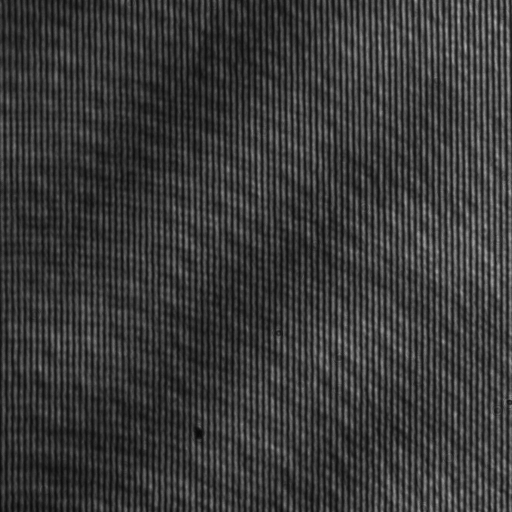
%> input picture Tomography_Phase_Difference/Reference.tif, 1024 x 1024 px (shown at 1/2 size)
$ octave PhaseDifference.m   (GNU Octave 9; MATLAB toolbox functions it lacks are replaced by stand-ins)
%> lines starting %> are read from the running program, lines starting %| are printed output that depends on the picture; in (x1, y1, x2, y2) boxes, pixels count from 0 and x2, y2 are one past the last pixel; in counts of white or black regions, pixels touching at a corner belong together; the program's own positions count from 1
### Tomography_Phase_Difference/Filter.m
function Filtered_Img = Filter( FT_Image, radius )

%     shapeInserter = vision.ShapeInserter('Shape','Circles', 'Fill', true, ...
%                    'FillColor', 'Custom', 'CustomFillColor',  uint8(1));

    Mask_r = zeros(size( FT_Image ));
    % Getting center point
    C1_x = size( FT_Image, 2 ) / 2;
    C1_y = size( FT_Image, 1 ) / 2;

    % Masking right point Circle
    % Finding the next maximum along the center point towards left
    temp = abs(FT_Image);
    [max_value, Index ] = max(temp( C1_y, C1_x + 1: size( FT_Image, 2)));
    C2_x = C1_x + 1+ Index;
    C2_y = C1_y;

    % Drawing circles on mask
    %circles = int32([C2_x C2_y radius]);
    %Mask_r = step( shapeInserter, Mask_r, circles);
    [rr cc] = meshgrid(1:1024);
    Mask_r = sqrt((rr-C2_x).^2+(cc-C2_y).^2)<=radius;
    imshow(Mask_r);

    %Applying mask
    Filtered_Img = FT_Image .* double(Mask_r);
    figure;imshow(Filtered_Img, []); title ('mask');
end

### Tomography_Phase_Difference/unwrap_Gold2_1_modified.m
%phase=double(phase);

%phase=single(phase);
phasefilename = ['D:\abcd1'];
fid=fopen(phasefilename,'wb');
fwrite(fid,phase,'float32');
fclose(fid);

[m,n]=size(phase);

unwrappedfilename = ['D:\abcd3'];
eval(['!unphs6 -input ', phasefilename, ' -output ', ...
    unwrappedfilename, ' -format float -xsize ',num2str(m),' -ysize ', num2str(n)]) ;
fid = fopen(unwrappedfilename, 'rb');
unphase=fread(fid, [m, n],'float32', 'l');
fclose(fid);
u1=unphase;

### Tomography_Phase_Difference/PhaseDifference.m
%%  Ntambaazi Tonny, CIMET: Phase difference  Report Lab 1


% This file uses two other functions that are contained in the folder
% provided
% Please check the filter function which was used for applying masks to the
% to the respective images
% The other useful file in this lab is the "unw_modifed.m" file used for
% unwrapping the phase

%%
clear all; close all; clc;

Reference = imread('Reference.tif');
%> Reference is the input picture: size 1024x1024 uint8; min 6, max 182, mean 56.3
Object    = imread('Object.tif');
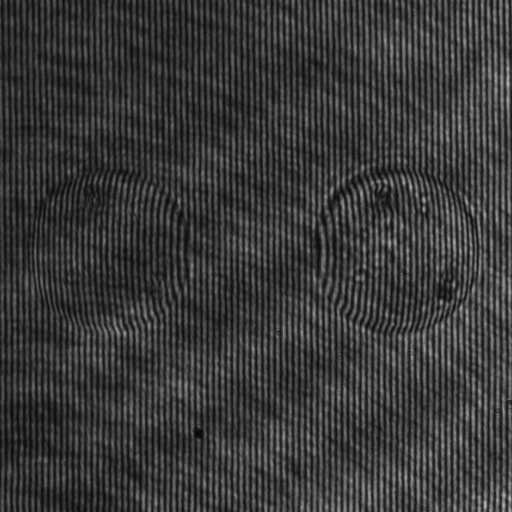
%> input picture Tomography_Phase_Difference/Object.tif, 1024 x 1024 px (shown at 1/2 size)
%> Object is the input picture: size 1024x1024 uint8; min 6, max 193, mean 56.9
radius = 20;

%% Reference image
Ref_FT = fft2(Reference);
Ref_FT = fftshift(Ref_FT);
imagesc(log(abs(Ref_FT)));
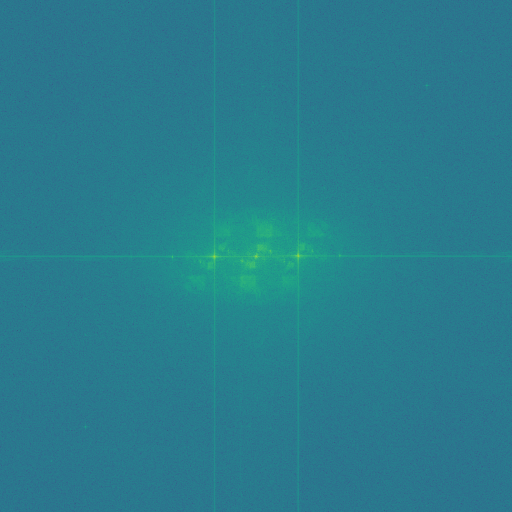
%> displayed picture: size 1024x1024x3, on the screen's scale of 0 to 255 (shown at 1/2 size); mean R, G, B 40.4, 124.3, 141.6

% Applying mask to the image using the filter function
Filt_Ref = Filter(Ref_FT, radius );
%> in Filter, `[max_value, Index ] = max(temp( C1_y, C1_x + 1: size( FT_Image, 2)));`: max_value = 10191595; Index = 85
%> in Filter, `C2_x = C1_x + 1+ Index;`: C2_x = 598
%> in Filter, `Mask_r = sqrt((rr-C2_x).^2+(cc-C2_y).^2)<=radius;`:
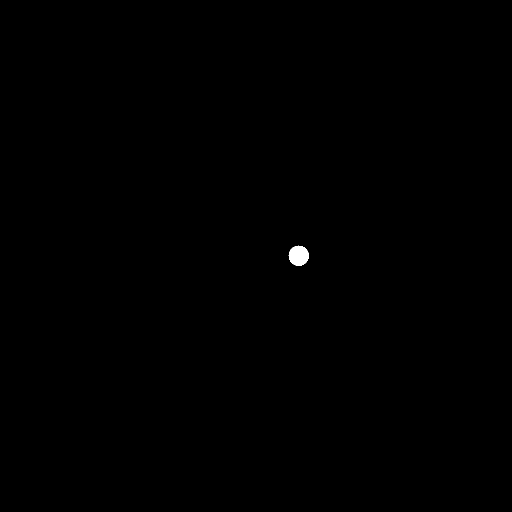
%> Mask_r: size 1024x1024 logical (shown at 1/2 size); 0.12% white; 1 white region, box (x1, y1, x2, y2) and area: (577, 491, 618, 532) 1257
figure; imagesc(log(abs(Filt_Ref))); title('Reference filtered image');

Ref_mask = ifft2(Filt_Ref);
figure; imshow(Ref_mask); title('Reference IFT');

Ref_phase = angle(Ref_mask);

figure; imshow(Ref_phase); title('Reference phase');

%% Oject image

Obj_FT = fft2(Object);
Obj_FT = fftshift(Obj_FT);
imagesc(log(abs(Obj_FT)));
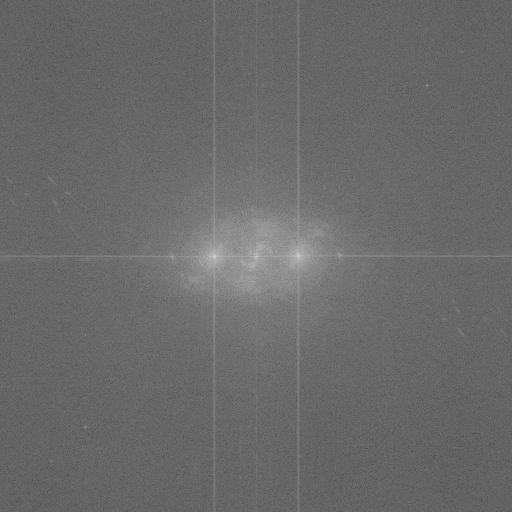
%> displayed picture: size 1024x1024x3, on the screen's scale of 0 to 255 (shown at 1/2 size); min 0, max 255, mean 105.4

% Applying mask to the image using the filter function
Filt_Object = Filter(Obj_FT, radius );
figure; imagesc(log(abs(Filt_Object))); title ('Object filtered Image');

% Applying the inverse Fourir transform
Obj_mask = ifft2(Filt_Object);
figure; imshow(Obj_mask); title ('Object IFF');

Obj_phase = angle (Obj_mask);
figure; imshow(Obj_phase); title('object phase');

%% Phase difference

phase = Obj_phase - Ref_phase;
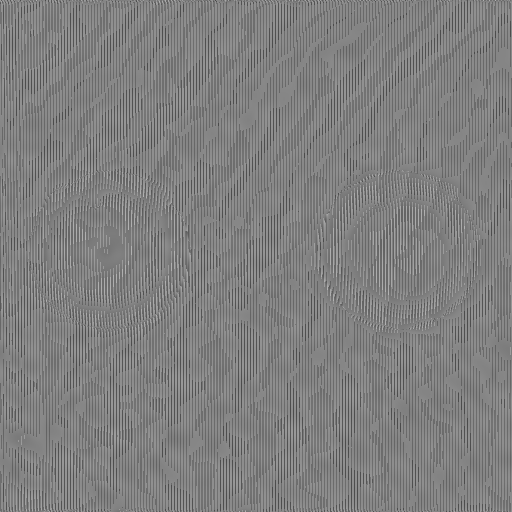
%> phase: size 1024x1024 double (shown at 1/2 size); min -6.27, max 6.26, mean 0.000938; drawn with min black and max white
phase_value = phase < 0;
%> phase_value: size 1024x1024 logical; 18.4% white in thin lines or dots
Real_phase_value = phase + (phase_value .* (2*3.14));
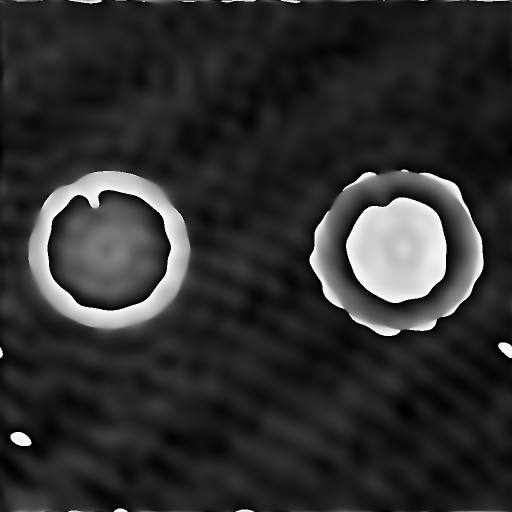
%> Real_phase_value: size 1024x1024 double (shown at 1/2 size); min 3.98e-06, max 6.28, mean 1.16; drawn with min black and max white

figure; imagesc(Real_phase_value); title('wrapped phase difference');
%> after `title('wrapped phase difference')`:
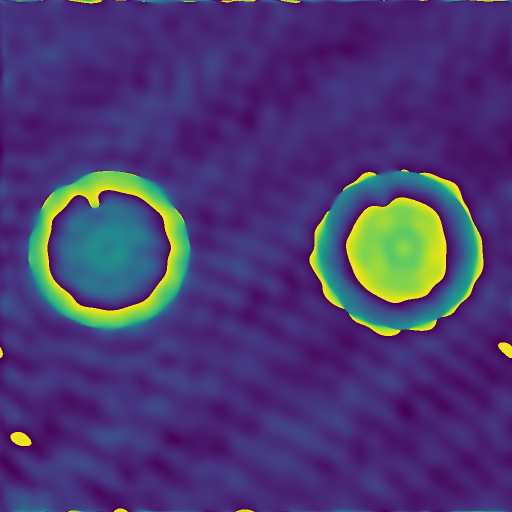
%> displayed picture: size 1024x1024x3, on the screen's scale of 0 to 255 (shown at 1/2 size); mean R, G, B 75, 57.8, 116.5

% Unwrapping the phase and diplaying the final result
unwrap_Gold2_1_modified
%> the run ends on the next line
